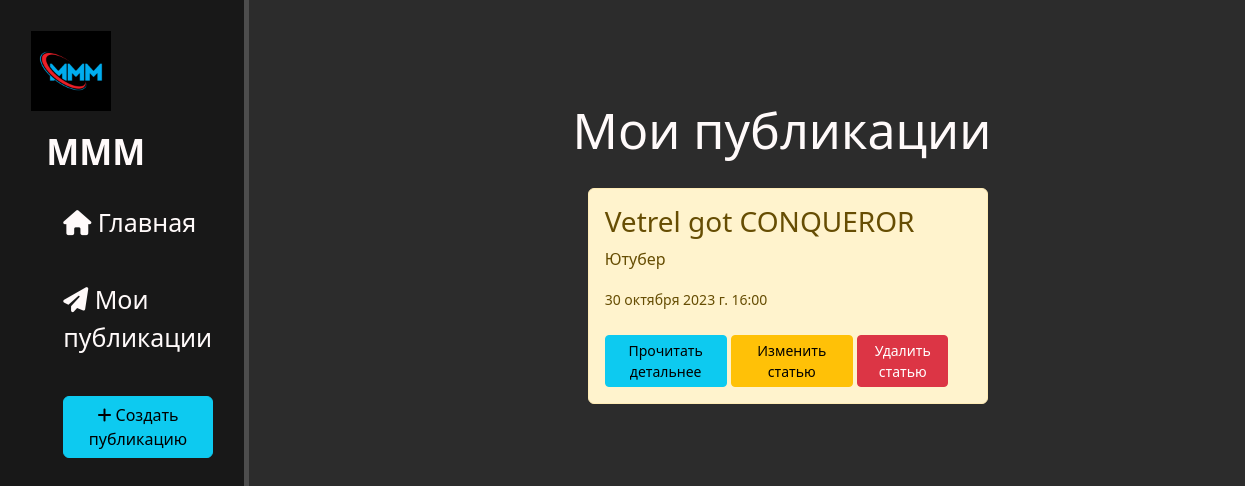
The page /news/news_home on the database its author committed.
### news/models.py (models this page shows, shortened)
class Artiles(models.Model):
    title = models.CharField('Название', max_length=50)
    anons = models.CharField('Анонс', max_length=255)
    full_text = models.TextField('Статья')
    date = models.DateTimeField('Дата публикации')
    class Meta:
        verbose_name = 'Новость'
        verbose_name_plural = 'Новости'

### news/views.py (the view)
# urls.py: path('news_home', news_home, name="news_home"),
def news_home(request):
    news = Artiles.objects.order_by('-date')
    return render(request, 'news/news_home.html', {'news':news})

### news/templates/news/news_home.html (shortened to what this page needs)
{% extends "news/layout.html" %}
{% block content %}
    <div class="features">
        <h1>Мои публикации</h1>
        {% if news %}
            {% for element in news %}
                <div class="alert alert-warning">
                    <h3>{{ element.title }}</h3>
                    <p>{{ element.anons }}</p>
                    <small>{{ element.date }}</small><br><br>
                    <a href="{% url 'news_detail' element.id %}" class="btn btn-sm col-sm-4 btn-info">Прочитать детальнее</a>
                    <a href="{% url 'news_update' element.id %}" class="btn btn-sm col-sm-4 btn-warning">Изменить статью</a>
                    <a href="{% url 'news_delete' element.id %}" class="btn btn-sm col-sm-3 btn-danger">Удалить статью</a>
                </div>
            {% endfor %}
        {% else %}
            <p>У вас нет записей!😪😪😪</p>
        {% endif %}
    </div>
{% endblock content %}

### static/css/main.css (style rules this page uses)
body { background-color: #2c2c2c; color: #fffafa; }
main > .features { float: left; margin-top: 100px; text-align: center; width: 80%; height: 100vh; }
main > .features > h1 { font-size: 50px; position: relative; left: 35px; }
.alert-warning { transition: transform 0.5s ease; float: left; clear: both; width: 400px; margin: 20px 34%; text-align: left; }

### rows shown on the page
Artiles: title "Vetrel got CONQUEROR", anons "Ютубер", date "30 октября 2023 г. 16:00"
